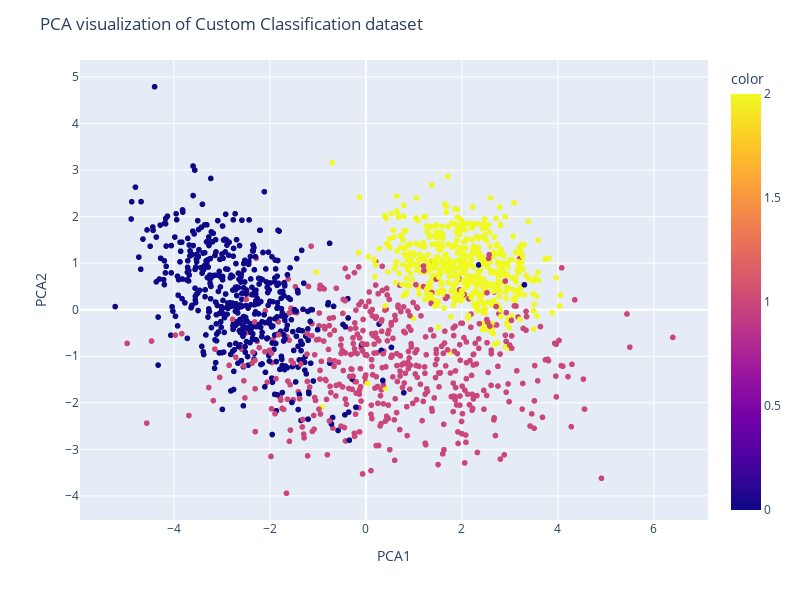

Notebook code for this chart:
### Code cell
fig = px.scatter(x=X_pca[:, 0], y=X_pca[:, 1], color=y, width=800, height=600)
fig.update_layout(
    title="PCA visualization of Custom Classification dataset",
    xaxis_title="PCA1",
    yaxis_title="PCA2",
)
fig.show()

### Figure 1 — Plotly figure (JSON) as saved in the notebook; plotly's stock layout.template omitted (floating-point values rounded to 4 significant figures; data arrays with more than 128 entries replaced by an {"elided": "..."} marker saying what was removed)
{"data": [{"hovertemplate": "x=%{x}<br>y=%{y}<br>color=%{marker.color}<extra></extra>", "legendgroup": "", "marker": {"color": {"elided": "1500 int values"}, "coloraxis": "coloraxis", "symbol": "circle"}, "mode": "markers", "name": "", "showlegend": false, "type": "scattergl", "x": {"elided": "1500 float values"}, "xaxis": "x", "y": {"elided": "1500 float values"}, "yaxis": "y"}], "layout": {"coloraxis": {"colorbar": {"title": {"text": "color"}}, "colorscale": [[0, "#0d0887"], [0.1111, "#46039f"], [0.2222, "#7201a8"], [0.3333, "#9c179e"], [0.4444, "#bd3786"], [0.5556, "#d8576b"], [0.6667, "#ed7953"], [0.7778, "#fb9f3a"], [0.8889, "#fdca26"], [1, "#f0f921"]]}, "height": 600, "legend": {"tracegroupgap": 0}, "margin": {"t": 60}, "title": {"text": "PCA visualization of Custom Classification dataset"}, "width": 800, "xaxis": {"anchor": "y", "autorange": true, "domain": [0, 1], "range": [-5.956, 7.125], "title": {"text": "PCA1"}, "type": "linear"}, "yaxis": {"anchor": "x", "autorange": true, "domain": [0, 1], "range": [-4.518, 5.367], "title": {"text": "PCA2"}, "type": "linear"}}}
